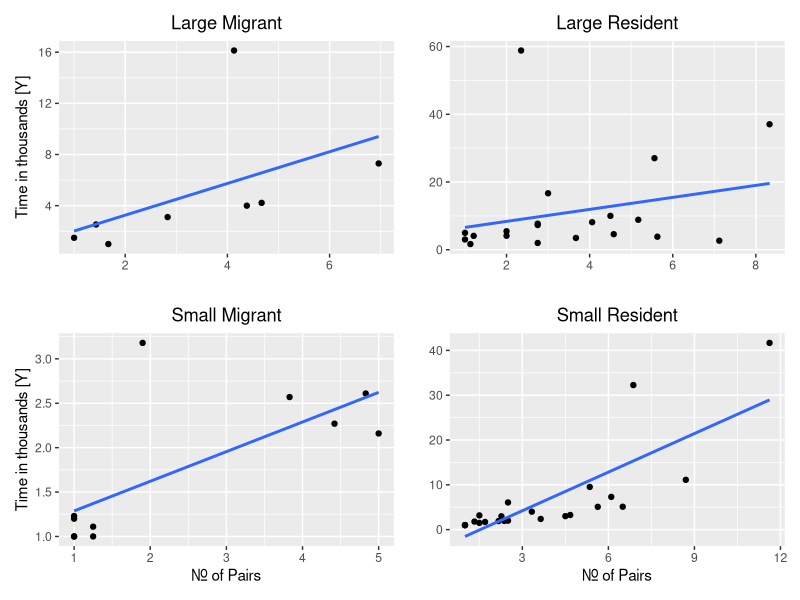

The R source for this figure:
## ---- chunk 1
knitr::opts_chunk$set(warning = FALSE, message = FALSE) 
## ---- chunk 2
library(tidyverse)
data <- read.csv('Factors Affecting Extinction.csv')
data
## ---- chunk 3
library(patchwork)
L_data <- subset(data, Size == "L")
S_data <- subset(data, Size == "S")
LM <- subset(L_data, Status == "M")
LR <- subset(L_data, Status == "R")
SM <- subset(S_data, Status == "M")
SR <- subset(S_data, Status == "R")

p1 <- ggplot(LM,aes(Pairs, Time)) + geom_point() + ggtitle("Large Migrant") + ylab("Time in thousands [Y]") + xlab("") + theme(plot.title = element_text(hjust = 0.5)) + stat_smooth(method = "lm", level = 0)
p2 <- ggplot(LR,aes(Pairs, Time)) + geom_point() + ggtitle("Large Resident")+ ylab("")  + xlab("") + theme(plot.title = element_text(hjust = 0.5))+ stat_smooth(method = "lm",level = 0)
p3 <- ggplot(SM,aes(Pairs, Time)) + geom_point() + ggtitle("Small Migrant") + ylab("Time in thousands [Y]") + xlab("Nr. of Pairs") + theme(plot.title = element_text(hjust = 0.5)) + stat_smooth(method = "lm",level = 0)
p4 <- ggplot(SR,aes(Pairs, Time)) + geom_point() + ggtitle("Small Resident") + ylab("") + xlab("Nr. of Pairs") + theme(plot.title = element_text(hjust = 0.5)) + stat_smooth(method = "lm",level = 0)

p1 + p2 + p3 + p4


lm_LM <- lm(formula = Time ~ Pairs, data = LM)
lm_LR <- lm(formula = Time ~ Pairs, data = LR)
lm_SM <- lm(formula = Time ~ Pairs, data = SM)
lm_SR <- lm(formula = Time ~ Pairs, data = SR)
summary(lm_LM)
summary(lm_LR)
summary(lm_SM)
summary(lm_SR)
